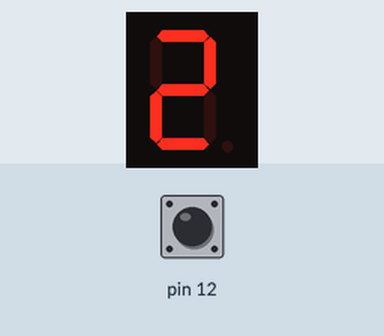
Simulated run of this sketch. Board: Arduino Uno, built with avr-gcc and run on an emulated ATmega328P. On the bench: 1-digit seven-segment display. Wiring (inferred from the names in the program): 1-digit 7-segment display, segments lit when HIGH: segments pin 2, pin 3, pin 4, pin 5, pin 6, pin 7, pin 8. The test bench sets the inputs (shaded band); at power-on: pin 12 HIGH. The segment pins are drawn as the display they are named for.

Above: at 1.36 s.
1.4 s: pin 12 pulled LOW for 0.6 s
At 1.9 s:
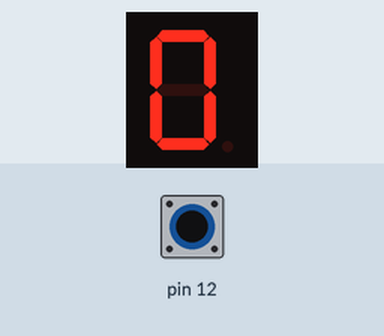
3.5 s: pin 12 pulled LOW for 1 s
At 4.52 s:
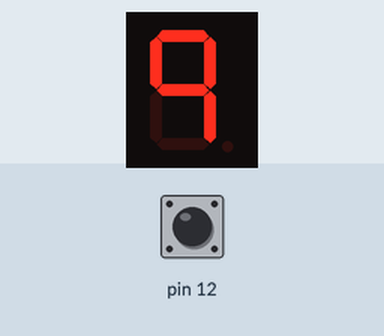

Measured:
- after the input at 3.5 s, the display: changes after 1.0 s (image 2)

The sketch:

seven_segmented_for_class.ino
```cpp
#include "SevenSegmented.h"
#include "SwitchButton.h"
byte mapArdiuinoPin[] = {2, 3, 4, 5, 6, 7, 8};
SevenSegmented s1(mapArdiuinoPin);
SwitchButton rightBtn(12);
void setup() {
  // put your setup code here, to run once:
}

void loop() {
  // put your main code here, to run repeatedly:
  unsigned long rightCounts = rightBtn.getStateChangeCount();
  unsigned long getDigit = rightCounts%4;
  if(getDigit==0){
  for(int i=9;i>=0;i--){
  s1.displayDigit(i);
  delay(50);
 }
  }
}
```

SevenSegmented.cpp
```cpp
#include "SevenSegmented.h"

SevenSegmented::SevenSegmented(byte* pins){
  _mapArdiuinoPin = pins;
  for (byte i = 0; i < 7; i++) {
    pinMode(_mapArdiuinoPin[i], OUTPUT);
  }
};

void SevenSegmented::displayDigit(int n){
  for(int i=0; i<7 ; i++){
    bool onePinState = _digits[n][i];
    byte pinNum = _mapArdiuinoPin[i];
    digitalWrite(pinNum, onePinState);
  }
 };
```

SevenSegmented.h
```cpp
#ifndef __SEVENSEGMENTED__
#define __SEVENSEGMENTED__

#include <arduino.h>
class SevenSegmented{
  private:
  //2維陣列
  /*
   * 儲存0-9的訊息資訊
   */
  byte _digits[10][7] = {
  { 1, 1, 1, 1, 1, 1, 0 }, // = 0
  { 0, 1, 1, 0, 0, 0, 0 }, // = 1
  { 1, 1, 0, 1, 1, 0, 1 }, // = 2
  { 1, 1, 1, 1, 0, 0, 1 }, // = 3
  { 0, 1, 1, 0, 0, 1, 1 }, // = 4
  { 1, 0, 1, 1, 0, 1, 1 }, // = 5
  { 1, 0, 1, 1, 1, 1, 1 }, // = 6
  { 1, 1, 1, 0, 0, 0, 0 }, // = 7
  { 1, 1, 1, 1, 1, 1, 1 }, // = 8
  { 1, 1, 1, 0, 0, 1, 1 }  // = 9
};
  byte* _mapArdiuinoPin;
  public:
    SevenSegmented(byte* pins);
    void displayDigit(int n);
};
#endif
```
